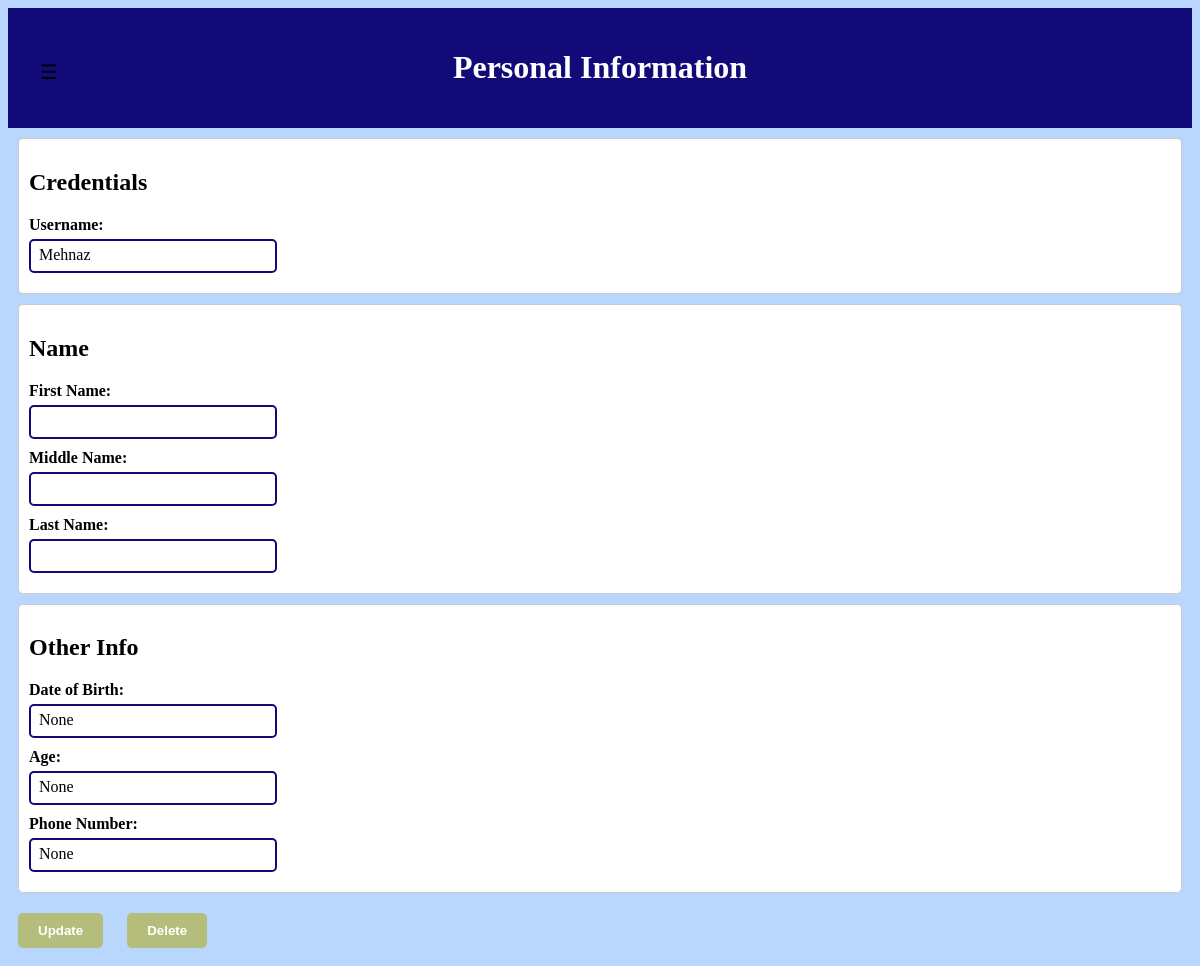
Screenshot of /user_profile/ (signed in) with the database file from the repository.
### register/models.py (models this page shows, shortened)
class CustomUser(AbstractUser):
    first_name = models.CharField(max_length=30)
    middle_name = models.CharField(max_length=30, blank=True)
    last_name = models.CharField(max_length=30)
    dob = models.DateField(blank=True, null=True)
    age = models.IntegerField(blank=True, null=True)
    phoneno = models.CharField(max_length=15, blank=True, null=True)

### register/views.py (the view)
# urls.py: path('user_profile/', v.ProfileView.as_view(), name='user_profile'),
class ProfileView(LoginRequiredMixin, DetailView):
    model = CustomUser
    template_name = 'registration/profile_view.html'
    def get_object(self):
        return self.request.user

### register/templates/registration/profile_view.html (shortened to what this page needs)
{% extends "registration/base.html" %}
{% block content %}
<!DOCTYPE html>
<html lang="en">
<head>
</head>
<body>
  <div class="header">
    <h1>Personal Information</h1>
  </div>
  <div class="credentials">
    <h2>Credentials</h2>
    <label for="username">Username:</label>
    <div class="field-box">
      <p>{{ user.username }}</p>
    </div>
  </div>
  <div class="name">
    <h2>Name</h2>
    <label for="first_name">First Name:</label>
    <div class="field-box">
    </div>
    <label for="middle-name">Middle Name:</label>
    <div class="field-box">
    </div>
    <label for="last-name">Last Name:</label>
    <div class="field-box">
    </div>
  </div>
  <div class="other-info">
    <h2>Other Info</h2>
    <label for="dob"><strong>Date of Birth:</strong></label>
    <div class="field-box">
      <p>{{ user.dob }}</p>
    </div>
    <label for="age"><strong>Age:</strong></label>
    <div class="field-box">
      <p>{{ user.age }}</p>
    </div>
    <label for="phoneno"><strong>Phone Number:</strong></label>
    <div class="field-box">
      <p>{{ user.phoneno }}</p>
    </div>
  </div>
  <div class="buttons">
    <button onclick="redirectToUpdateProfile()">Update</button>
    <button onclick="redirectToDeleteProfile()">Delete</button>
  </div>
</body>
</html>
{% endblock %}

### register/templates/registration/profile_view.html (style rules this page uses)
body { background-color: #B9D6FC; }
.header { background-color: #110a78; color: white; padding: 20px; text-align: center; }
.credentials, .name, .other-info { background-color: #fff; padding: 10px; border: 1px solid #ccc; border-radius: 5px; margin: 10px; }
.credentials label, .name label, .other-info label { display: block; margin-bottom: 5px; font-weight: bold; }
.field-box { width: 20%; height: 20px; border: 2px solid #110a78; padding: 5px 8px; border-radius: 5px; margin-bottom: 10px; overflow: hidden; text-align: left; }
.field-box p { margin: 0; padding: 0; }
.name .field-box { flex: 1 1 200px; margin-bottom: 10px; }
.buttons { text-align: left; }
.buttons button { background-color: #B5BD7D; padding: 10px 20px; border: none; border-radius: 5px; cursor: pointer; margin: 10px; color: white; font-weight: bold; }

### rows the page displays
CustomUser: username "Mehnaz", dob "None", age "None", phoneno "None"
